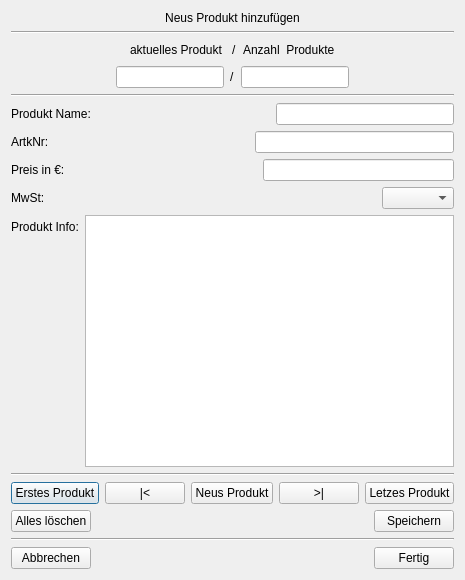
<?xml version="1.0" encoding="UTF-8"?>
<ui version="4.0">
 <class>NeusProdukt</class>
 <widget class="QDialog" name="NeusProdukt">
  <property name="geometry">
   <rect>
    <x>0</x>
    <y>0</y>
    <width>452</width>
    <height>580</height>
   </rect>
  </property>
  <property name="windowTitle">
   <string>Dialog</string>
  </property>
  <layout class="QVBoxLayout" name="verticalLayout">
   <item>
    <widget class="QLabel" name="label_NeuesProduktHinzufuegen">
     <property name="text">
      <string>&lt;html&gt;&lt;head/&gt;&lt;body&gt;&lt;p align=&quot;center&quot;&gt;Neus Produkt hinzufügen&lt;/p&gt;&lt;/body&gt;&lt;/html&gt;</string>
     </property>
    </widget>
   </item>
   <item>
    <widget class="Line" name="line_1">
     <property name="orientation">
      <enum>Qt::Horizontal</enum>
     </property>
    </widget>
   </item>
   <item>
    <layout class="QHBoxLayout" name="horizontalLayout_TextAktuellesMaxProdukte">
     <item>
      <spacer name="horizontalSpacer_13">
       <property name="orientation">
        <enum>Qt::Horizontal</enum>
       </property>
       <property name="sizeHint" stdset="0">
        <size>
         <width>40</width>
         <height>20</height>
        </size>
       </property>
      </spacer>
     </item>
     <item>
      <widget class="QLabel" name="label_AktuellesProdukt">
       <property name="text">
        <string>aktuelles Produkt </string>
       </property>
      </widget>
     </item>
     <item>
      <widget class="QLabel" name="label_1_slash">
       <property name="text">
        <string>/</string>
       </property>
      </widget>
     </item>
     <item>
      <widget class="QLabel" name="label_AnzahlProdukte">
       <property name="text">
        <string>Anzahl  Produkte</string>
       </property>
      </widget>
     </item>
     <item>
      <spacer name="horizontalSpacer_11">
       <property name="orientation">
        <enum>Qt::Horizontal</enum>
       </property>
       <property name="sizeHint" stdset="0">
        <size>
         <width>40</width>
         <height>20</height>
        </size>
       </property>
      </spacer>
     </item>
    </layout>
   </item>
   <item>
    <layout class="QHBoxLayout" name="horizontalLayout_ProduktAktuellundMax">
     <item>
      <spacer name="horizontalSpacer_6">
       <property name="orientation">
        <enum>Qt::Horizontal</enum>
       </property>
       <property name="sizeHint" stdset="0">
        <size>
         <width>40</width>
         <height>20</height>
        </size>
       </property>
      </spacer>
     </item>
     <item>
      <widget class="QLineEdit" name="lineEdit_aktuellesProdukt">
       <property name="sizePolicy">
        <sizepolicy hsizetype="Minimum" vsizetype="Minimum">
         <horstretch>0</horstretch>
         <verstretch>0</verstretch>
        </sizepolicy>
       </property>
       <property name="layoutDirection">
        <enum>Qt::RightToLeft</enum>
       </property>
      </widget>
     </item>
     <item>
      <widget class="QLabel" name="label_2_slash">
       <property name="text">
        <string>/</string>
       </property>
      </widget>
     </item>
     <item>
      <widget class="QLineEdit" name="lineEdit_maxProdukte">
       <property name="sizePolicy">
        <sizepolicy hsizetype="Minimum" vsizetype="Minimum">
         <horstretch>0</horstretch>
         <verstretch>0</verstretch>
        </sizepolicy>
       </property>
       <property name="readOnly">
        <bool>true</bool>
       </property>
      </widget>
     </item>
     <item>
      <spacer name="horizontalSpacer_5">
       <property name="orientation">
        <enum>Qt::Horizontal</enum>
       </property>
       <property name="sizeHint" stdset="0">
        <size>
         <width>40</width>
         <height>20</height>
        </size>
       </property>
      </spacer>
     </item>
    </layout>
   </item>
   <item>
    <widget class="Line" name="line_2">
     <property name="orientation">
      <enum>Qt::Horizontal</enum>
     </property>
    </widget>
   </item>
   <item>
    <layout class="QHBoxLayout" name="horizontalLayout_ProduktName">
     <item>
      <widget class="QLabel" name="label_ProduktName">
       <property name="text">
        <string>Produkt Name:</string>
       </property>
      </widget>
     </item>
     <item>
      <spacer name="horizontalSpacer_8">
       <property name="orientation">
        <enum>Qt::Horizontal</enum>
       </property>
       <property name="sizeHint" stdset="0">
        <size>
         <width>40</width>
         <height>20</height>
        </size>
       </property>
      </spacer>
     </item>
     <item>
      <widget class="QLineEdit" name="lineEdit_ProduktName"/>
     </item>
    </layout>
   </item>
   <item>
    <layout class="QHBoxLayout" name="horizontalLayout_ArtNr">
     <item>
      <widget class="QLabel" name="label_ArtNr">
       <property name="text">
        <string>ArtkNr:</string>
       </property>
      </widget>
     </item>
     <item>
      <spacer name="horizontalSpacer">
       <property name="orientation">
        <enum>Qt::Horizontal</enum>
       </property>
       <property name="sizeHint" stdset="0">
        <size>
         <width>40</width>
         <height>20</height>
        </size>
       </property>
      </spacer>
     </item>
     <item>
      <widget class="QLineEdit" name="lineEdit_ArtNr"/>
     </item>
    </layout>
   </item>
   <item>
    <layout class="QHBoxLayout" name="horizontalLayout_PreisInEuro">
     <item>
      <widget class="QLabel" name="label_PreisInEuro">
       <property name="text">
        <string>Preis in €:</string>
       </property>
      </widget>
     </item>
     <item>
      <spacer name="horizontalSpacer_7">
       <property name="orientation">
        <enum>Qt::Horizontal</enum>
       </property>
       <property name="sizeHint" stdset="0">
        <size>
         <width>40</width>
         <height>20</height>
        </size>
       </property>
      </spacer>
     </item>
     <item>
      <widget class="QLineEdit" name="lineEdit_PreisInEuro"/>
     </item>
    </layout>
   </item>
   <item>
    <layout class="QHBoxLayout" name="horizontalLayout_MwSt">
     <item>
      <widget class="QLabel" name="label_MwSt">
       <property name="text">
        <string>MwSt:</string>
       </property>
      </widget>
     </item>
     <item>
      <spacer name="horizontalSpacer_9">
       <property name="orientation">
        <enum>Qt::Horizontal</enum>
       </property>
       <property name="sizeHint" stdset="0">
        <size>
         <width>40</width>
         <height>20</height>
        </size>
       </property>
      </spacer>
     </item>
     <item>
      <widget class="QComboBox" name="comboBox_MwSt"/>
     </item>
    </layout>
   </item>
   <item>
    <layout class="QFormLayout" name="formLayout_Info">
     <item row="0" column="1">
      <widget class="QPlainTextEdit" name="plainTextEdit_Info"/>
     </item>
     <item row="0" column="0">
      <widget class="QLabel" name="label_9">
       <property name="text">
        <string>Produkt Info:</string>
       </property>
      </widget>
     </item>
    </layout>
   </item>
   <item>
    <widget class="Line" name="line_3">
     <property name="orientation">
      <enum>Qt::Horizontal</enum>
     </property>
    </widget>
   </item>
   <item>
    <layout class="QHBoxLayout" name="horizontalLayout_ProduktAuswahl">
     <item>
      <widget class="QPushButton" name="pushButton_ErstesProdukt">
       <property name="text">
        <string>Erstes Produkt</string>
       </property>
      </widget>
     </item>
     <item>
      <widget class="QPushButton" name="pushButton_Vorher">
       <property name="text">
        <string>|&lt;</string>
       </property>
      </widget>
     </item>
     <item>
      <widget class="QPushButton" name="pushButton_NeusProdukt">
       <property name="text">
        <string>Neus Produkt</string>
       </property>
      </widget>
     </item>
     <item>
      <widget class="QPushButton" name="pushButton_Nachstes">
       <property name="text">
        <string>&gt;|</string>
       </property>
      </widget>
     </item>
     <item>
      <widget class="QPushButton" name="pushButton_LetztesProdukt">
       <property name="text">
        <string>Letzes Produkt</string>
       </property>
      </widget>
     </item>
    </layout>
   </item>
   <item>
    <layout class="QHBoxLayout" name="horizontalLayout_LoeschenSpeichern">
     <item>
      <widget class="QPushButton" name="pushButton_AllesLoeschen">
       <property name="text">
        <string>Alles löschen</string>
       </property>
      </widget>
     </item>
     <item>
      <spacer name="horizontalSpacer_4">
       <property name="orientation">
        <enum>Qt::Horizontal</enum>
       </property>
       <property name="sizeHint" stdset="0">
        <size>
         <width>40</width>
         <height>20</height>
        </size>
       </property>
      </spacer>
     </item>
     <item>
      <widget class="QPushButton" name="pushButton_Speichern">
       <property name="text">
        <string>Speichern</string>
       </property>
      </widget>
     </item>
    </layout>
   </item>
   <item>
    <widget class="Line" name="line_4">
     <property name="orientation">
      <enum>Qt::Horizontal</enum>
     </property>
    </widget>
   </item>
   <item>
    <layout class="QHBoxLayout" name="horizontalLayout_AbbrechenFertig">
     <item>
      <widget class="QPushButton" name="pushButton_Abbrechen">
       <property name="text">
        <string>Abbrechen</string>
       </property>
      </widget>
     </item>
     <item>
      <spacer name="horizontalSpacer_2">
       <property name="orientation">
        <enum>Qt::Horizontal</enum>
       </property>
       <property name="sizeHint" stdset="0">
        <size>
         <width>40</width>
         <height>20</height>
        </size>
       </property>
      </spacer>
     </item>
     <item>
      <widget class="QPushButton" name="pushButton_Fertig">
       <property name="text">
        <string>Fertig</string>
       </property>
      </widget>
     </item>
    </layout>
   </item>
  </layout>
 </widget>
 <resources/>
 <connections/>
</ui>
